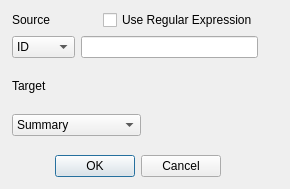
<?xml version="1.0" encoding="UTF-8"?>
<ui version="4.0">
 <class>FlyEmDataQueryDialog</class>
 <widget class="QDialog" name="FlyEmDataQueryDialog">
  <property name="geometry">
   <rect>
    <x>0</x>
    <y>0</y>
    <width>290</width>
    <height>189</height>
   </rect>
  </property>
  <property name="windowTitle">
   <string>Query</string>
  </property>
  <widget class="QDialogButtonBox" name="buttonBox">
   <property name="geometry">
    <rect>
     <x>50</x>
     <y>150</y>
     <width>171</width>
     <height>32</height>
    </rect>
   </property>
   <property name="orientation">
    <enum>Qt::Horizontal</enum>
   </property>
   <property name="standardButtons">
    <set>QDialogButtonBox::Cancel|QDialogButtonBox::Ok</set>
   </property>
  </widget>
  <widget class="QWidget" name="layoutWidget">
   <property name="geometry">
    <rect>
     <x>12</x>
     <y>10</y>
     <width>246</width>
     <height>126</height>
    </rect>
   </property>
   <layout class="QVBoxLayout" name="verticalLayout_3">
    <item>
     <layout class="QVBoxLayout" name="verticalLayout">
      <item>
       <layout class="QHBoxLayout" name="horizontalLayout_3">
        <item>
         <widget class="QLabel" name="label">
          <property name="text">
           <string>Source</string>
          </property>
         </widget>
        </item>
        <item>
         <widget class="QCheckBox" name="regexpCheckBox">
          <property name="text">
           <string>Use Regular Expression</string>
          </property>
         </widget>
        </item>
       </layout>
      </item>
      <item>
       <layout class="QHBoxLayout" name="horizontalLayout">
        <item>
         <widget class="QComboBox" name="sourceComboBox">
          <item>
           <property name="text">
            <string>ID</string>
           </property>
          </item>
          <item>
           <property name="text">
            <string>Name</string>
           </property>
          </item>
          <item>
           <property name="text">
            <string>Type</string>
           </property>
          </item>
          <item>
           <property name="text">
            <string>All</string>
           </property>
          </item>
         </widget>
        </item>
        <item>
         <widget class="QLineEdit" name="sourceLineEdit"/>
        </item>
       </layout>
      </item>
     </layout>
    </item>
    <item>
     <layout class="QHBoxLayout" name="horizontalLayout_2">
      <item>
       <layout class="QVBoxLayout" name="verticalLayout_2">
        <item>
         <widget class="QLabel" name="label_2">
          <property name="text">
           <string>Target</string>
          </property>
         </widget>
        </item>
        <item>
         <widget class="QComboBox" name="targetComboBox">
          <item>
           <property name="text">
            <string>Summary</string>
           </property>
          </item>
          <item>
           <property name="text">
            <string>Feature</string>
           </property>
          </item>
          <item>
           <property name="text">
            <string>Connection</string>
           </property>
          </item>
          <item>
           <property name="text">
            <string>Volume</string>
           </property>
          </item>
          <item>
           <property name="text">
            <string>Top matches</string>
           </property>
          </item>
          <item>
           <property name="text">
            <string>Model</string>
           </property>
          </item>
          <item>
           <property name="text">
            <string>Connection model</string>
           </property>
          </item>
         </widget>
        </item>
       </layout>
      </item>
      <item>
       <spacer name="horizontalSpacer">
        <property name="orientation">
         <enum>Qt::Horizontal</enum>
        </property>
        <property name="sizeHint" stdset="0">
         <size>
          <width>40</width>
          <height>20</height>
         </size>
        </property>
       </spacer>
      </item>
     </layout>
    </item>
   </layout>
  </widget>
 </widget>
 <resources/>
 <connections>
  <connection>
   <sender>buttonBox</sender>
   <signal>accepted()</signal>
   <receiver>FlyEmDataQueryDialog</receiver>
   <slot>accept()</slot>
   <hints>
    <hint type="sourcelabel">
     <x>248</x>
     <y>254</y>
    </hint>
    <hint type="destinationlabel">
     <x>157</x>
     <y>274</y>
    </hint>
   </hints>
  </connection>
  <connection>
   <sender>buttonBox</sender>
   <signal>rejected()</signal>
   <receiver>FlyEmDataQueryDialog</receiver>
   <slot>reject()</slot>
   <hints>
    <hint type="sourcelabel">
     <x>316</x>
     <y>260</y>
    </hint>
    <hint type="destinationlabel">
     <x>286</x>
     <y>274</y>
    </hint>
   </hints>
  </connection>
 </connections>
</ui>
